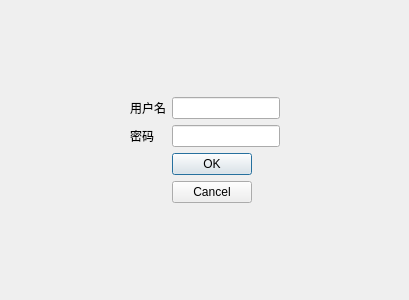
<?xml version="1.0" encoding="UTF-8"?>
<ui version="4.0">
 <class>Dialog</class>
 <widget class="QDialog" name="Dialog">
  <property name="geometry">
   <rect>
    <x>0</x>
    <y>0</y>
    <width>409</width>
    <height>300</height>
   </rect>
  </property>
  <property name="windowTitle">
   <string>Dialog</string>
  </property>
  <layout class="QGridLayout" name="gridLayout_2">
   <item row="0" column="1">
    <spacer name="verticalSpacer_2">
     <property name="orientation">
      <enum>Qt::Vertical</enum>
     </property>
     <property name="sizeHint" stdset="0">
      <size>
       <width>20</width>
       <height>66</height>
      </size>
     </property>
    </spacer>
   </item>
   <item row="1" column="0">
    <spacer name="horizontalSpacer">
     <property name="orientation">
      <enum>Qt::Horizontal</enum>
     </property>
     <property name="sizeHint" stdset="0">
      <size>
       <width>71</width>
       <height>20</height>
      </size>
     </property>
    </spacer>
   </item>
   <item row="1" column="1">
    <layout class="QGridLayout" name="gridLayout">
     <item row="0" column="1">
      <widget class="QLineEdit" name="lineEdit"/>
     </item>
     <item row="2" column="1">
      <widget class="QDialogButtonBox" name="buttonBox">
       <property name="orientation">
        <enum>Qt::Vertical</enum>
       </property>
       <property name="standardButtons">
        <set>QDialogButtonBox::Cancel|QDialogButtonBox::Ok</set>
       </property>
      </widget>
     </item>
     <item row="0" column="0">
      <widget class="QLabel" name="label">
       <property name="text">
        <string>用户名</string>
       </property>
      </widget>
     </item>
     <item row="1" column="0">
      <widget class="QLabel" name="label_2">
       <property name="text">
        <string>密码</string>
       </property>
      </widget>
     </item>
     <item row="1" column="1">
      <widget class="QLineEdit" name="lineEdit_2">
       <property name="echoMode">
        <enum>QLineEdit::Password</enum>
       </property>
      </widget>
     </item>
    </layout>
   </item>
   <item row="1" column="2">
    <spacer name="horizontalSpacer_2">
     <property name="orientation">
      <enum>Qt::Horizontal</enum>
     </property>
     <property name="sizeHint" stdset="0">
      <size>
       <width>71</width>
       <height>20</height>
      </size>
     </property>
    </spacer>
   </item>
   <item row="2" column="1">
    <spacer name="verticalSpacer">
     <property name="orientation">
      <enum>Qt::Vertical</enum>
     </property>
     <property name="sizeHint" stdset="0">
      <size>
       <width>20</width>
       <height>65</height>
      </size>
     </property>
    </spacer>
   </item>
  </layout>
 </widget>
 <resources/>
 <connections>
  <connection>
   <sender>buttonBox</sender>
   <signal>accepted()</signal>
   <receiver>Dialog</receiver>
   <slot>accept()</slot>
   <hints>
    <hint type="sourcelabel">
     <x>248</x>
     <y>254</y>
    </hint>
    <hint type="destinationlabel">
     <x>157</x>
     <y>274</y>
    </hint>
   </hints>
  </connection>
  <connection>
   <sender>buttonBox</sender>
   <signal>rejected()</signal>
   <receiver>Dialog</receiver>
   <slot>reject()</slot>
   <hints>
    <hint type="sourcelabel">
     <x>316</x>
     <y>260</y>
    </hint>
    <hint type="destinationlabel">
     <x>286</x>
     <y>274</y>
    </hint>
   </hints>
  </connection>
 </connections>
</ui>
